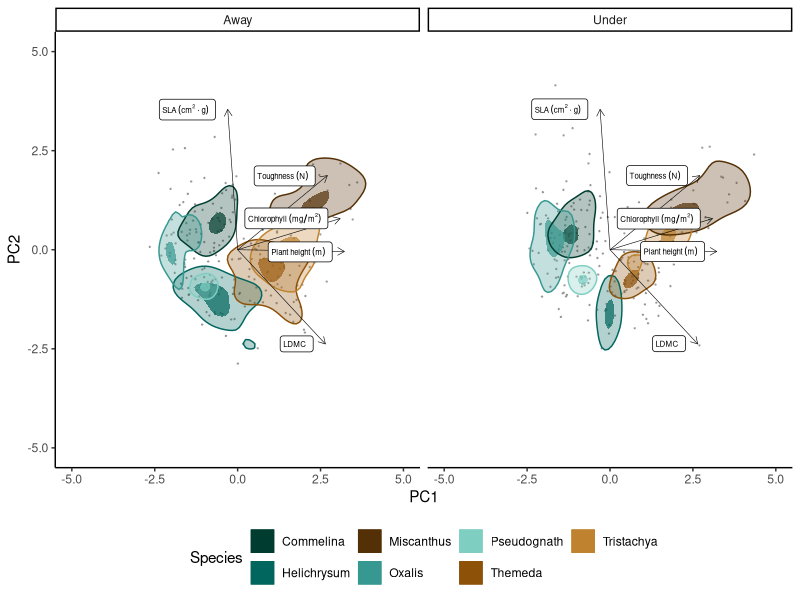
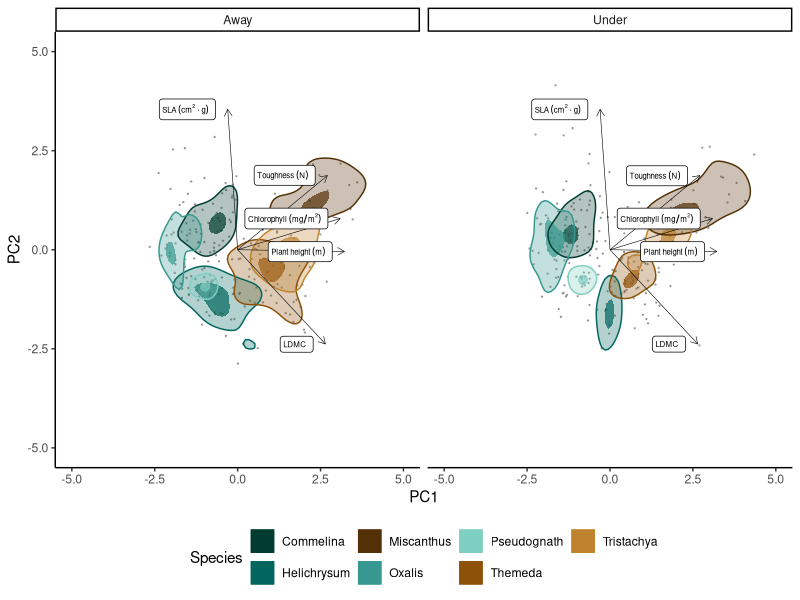

Here is the R script that generated these plots, in order:
####Libraries####
library(tidyverse)
library(ggbeeswarm)
library(ggforce)
library(ggtext)
library(vegan)
library(ade4)
library(ggrepel)

####Import data####

FTarray = read.table("data/FT.txt",header=T, row.names = 1) %>% 
  select(Plot, Species, Habitat, Chlorophyll, Toughness, PHeight, SLA, LDMC) %>%
  mutate(Habitat = case_when(Habitat == "Under" ~ "Under",
                             TRUE ~ "Away"))
#remove NA
FTarray <- na.omit(FTarray)

dat = FTarray[4:ncol(FTarray)]
Blob_sp = FTarray$Species
Blob_microsite = FTarray$Habitat

titre <- c(Chlorophyll = "Chlorophyll~(mg/m^2)", PHeight = "Plant~height~(m)", SLA = "SLA~(cm^2%.%g)",
           LDMC = "LDMC", Toughness = "Toughness~(N)")[colnames(dat)]

####Analysis####

PCA <- ade4::dudi.pca(dat, center = T, scale = T, scannf = F, nf = ncol(dat))
means<- PCA$cent
sds <- PCA$norm
eigen <- round(PCA$eig / sum(PCA$eig) * 100, 1)

signx <- ifelse(sign(sum(sign(PCA$c1[, "CS1"]))) < 0, -1 ,1)
signy <- ifelse(sign(sum(sign(PCA$c1[, "CS2"]))) < 0, -1, 1)
x = signx * PCA$li[, 'Axis1']
y = signy * PCA$li[, 'Axis2']
Axis1 <- signx * PCA$li[, 'Axis1']
Axis2 <- signy * PCA$li[, 'Axis2']

mult <- 4
arrows_all = tibble(
  Trait = titre, 
  xend = signx * PCA$co[, 'Comp1'] * mult,
  yend = signy * PCA$co[, 'Comp2'] * mult,
  x = rep(0, length(titre)),
  y = rep(0, length(titre)))

####Plot####

plot_data_all = tibble(Axis1 = x, 
                       Axis2 = y,
                       Species = Blob_sp,
                       Microsite = Blob_microsite)

ggplot(plot_data_all,
       aes(x = Axis1,
           y = Axis2)) +
  scale_alpha(range = c(0.3, 0.7)) +
  geom_point(size = 0.2,
             alpha = 0.6,
             colour = "grey50") +
  stat_density_2d(geom = "polygon",
                  aes(fill = Species,
                      alpha = ..nlevel..),
                  contour_var = "ndensity",
                  breaks = c(0.5, 0.9))+
  stat_density_2d(geom = "polygon",
                  aes(colour = Species),
                  contour_var = "ndensity",
                  fill = NA,
                  breaks = c(0.5)) +
  guides(alpha = FALSE,
         fill = NULL) +
  facet_grid(cols = vars(Microsite)) +
  geom_segment(data = arrows_all,
               aes(xend = xend, 
                   yend = yend,
                   x = x,
                   y = y),
               arrow = arrow(length=unit(0.2,"cm")),
               size = 0.2) +
  geom_label_repel(data = arrows_all,
                   aes(label = Trait,
                       x = xend,
                       y = yend),
                   hjust = 0.1,
                   parse = TRUE, 
                   size = 2,
                   check_overlap = FALSE) +
  scale_fill_manual(values = c('#003C2F','#01665E','#543006','#369890',
                               '#7FCEC2','#8D5108','#BF822E')) +
  scale_colour_manual(values = c('#003C2F','#01665E','#543006','#369890',
                                 '#7FCEC2','#8D5108','#BF822E')) +
  theme_classic() +
  theme(legend.position = 'bottom',
        plot.title = element_text(size = 20)) +
  xlim(-5,5) +
  ylim(-5,5) +
  labs(x = "PC1",
       y = "PC2") +
  theme(legend.position = 'bottom')

ggsave("figures/FT_pca.png",
       width = 11,
       height = 7)
